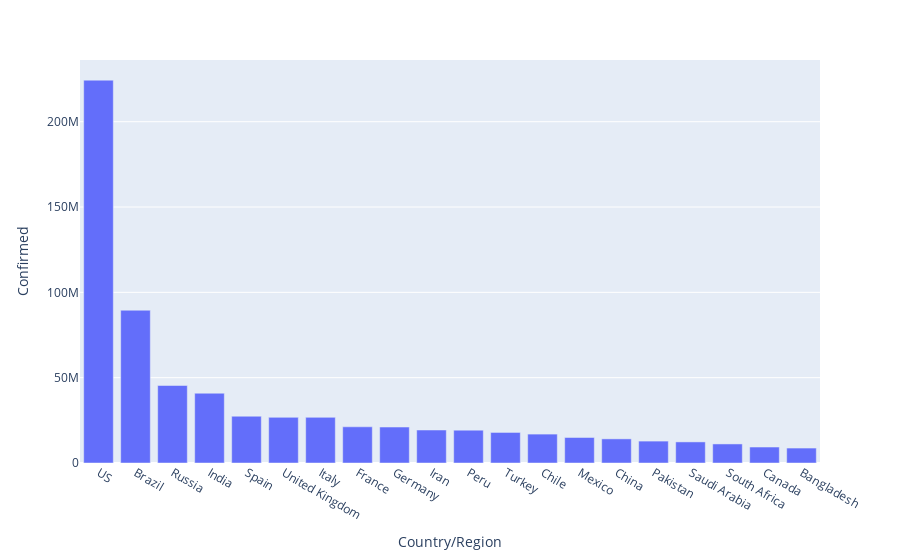
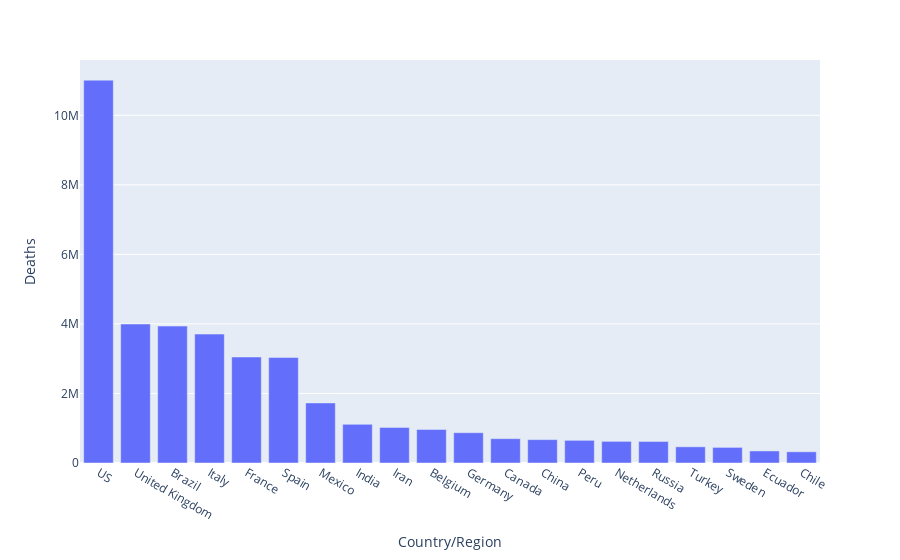
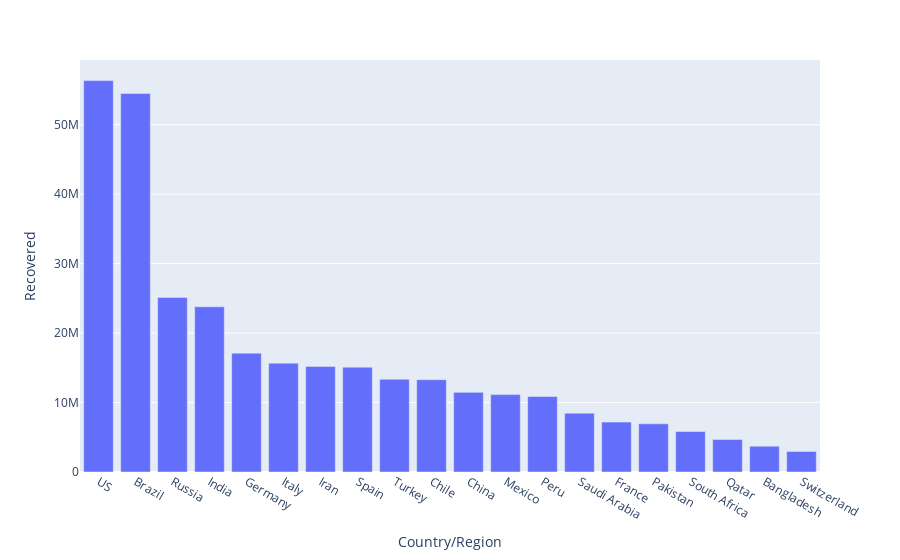
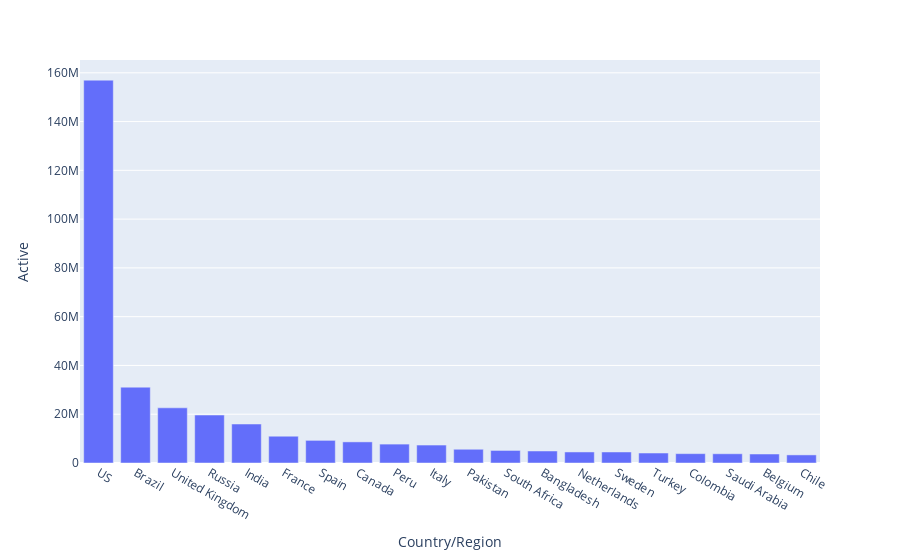

Notebook source saved alongside these figures, in order:
### Code cell
top_20={}
for i in df_country.columns:
    df_country_top_20= df.groupby('Country/Region')[i].sum().sort_values(ascending=False)[:20]
    fig= px.bar(df_country_top_20, x=df_country_top_20.index, y=i)
    top_20[i] = df_country_top_20
    fig.show()

### Figure 1 — Plotly figure (JSON) as saved in the notebook; plotly's stock layout.template omitted (floating-point values rounded to 4 significant figures)
{"data": [{"alignmentgroup": "True", "hovertemplate": "Country/Region=%{x}<br>Confirmed=%{y}<extra></extra>", "legendgroup": "", "marker": {"color": "#636efa", "pattern": {"shape": ""}}, "name": "", "offsetgroup": "", "orientation": "v", "showlegend": false, "textposition": "auto", "type": "bar", "x": ["US", "Brazil", "Russia", "India", "Spain", "United Kingdom", "Italy", "France", "Germany", "Iran", "Peru", "Turkey", "Chile", "Mexico", "China", "Pakistan", "Saudi Arabia", "South Africa", "Canada", "Bangladesh"], "xaxis": "x", "y": [224345948, 89524967, 45408411, 40883464, 27404045, 26748587, 26745145, 21210926, 21059152, 19339267, 19263916, 17903345, 16935654, 14946202, 14132002, 12833994, 12362961, 11168743, 9356551, 8754729], "yaxis": "y"}], "layout": {"barmode": "relative", "legend": {"tracegroupgap": 0}, "margin": {"t": 60}, "xaxis": {"anchor": "y", "domain": [0, 1], "title": {"text": "Country/Region"}}, "yaxis": {"anchor": "x", "domain": [0, 1], "title": {"text": "Confirmed"}}}}

### Figure 2 — Plotly figure (JSON) as saved in the notebook; plotly's stock layout.template omitted (floating-point values rounded to 4 significant figures)
{"data": [{"alignmentgroup": "True", "hovertemplate": "Country/Region=%{x}<br>Deaths=%{y}<extra></extra>", "legendgroup": "", "marker": {"color": "#636efa", "pattern": {"shape": ""}}, "name": "", "offsetgroup": "", "orientation": "v", "showlegend": false, "textposition": "auto", "type": "bar", "x": ["US", "United Kingdom", "Brazil", "Italy", "France", "Spain", "Mexico", "India", "Iran", "Belgium", "Germany", "Canada", "China", "Peru", "Netherlands", "Russia", "Turkey", "Sweden", "Ecuador", "Chile"], "xaxis": "x", "y": [11011411, 3997775, 3938034, 3707717, 3048524, 3033030, 1728277, 1111831, 1024136, 963679, 871322, 699566, 672413, 652113, 622314, 619385, 466056, 448913, 346618, 322480], "yaxis": "y"}], "layout": {"barmode": "relative", "legend": {"tracegroupgap": 0}, "margin": {"t": 60}, "xaxis": {"anchor": "y", "domain": [0, 1], "title": {"text": "Country/Region"}}, "yaxis": {"anchor": "x", "domain": [0, 1], "title": {"text": "Deaths"}}}}

### Figure 3 — Plotly figure (JSON) as saved in the notebook; plotly's stock layout.template omitted (floating-point values rounded to 4 significant figures)
{"data": [{"alignmentgroup": "True", "hovertemplate": "Country/Region=%{x}<br>Recovered=%{y}<extra></extra>", "legendgroup": "", "marker": {"color": "#636efa", "pattern": {"shape": ""}}, "name": "", "offsetgroup": "", "orientation": "v", "showlegend": false, "textposition": "auto", "type": "bar", "x": ["US", "Brazil", "Russia", "India", "Germany", "Italy", "Iran", "Spain", "Turkey", "Chile", "China", "Mexico", "Peru", "Saudi Arabia", "France", "Pakistan", "South Africa", "Qatar", "Bangladesh", "Switzerland"], "xaxis": "x", "y": [56353416, 54492873, 25120448, 23783720, 17107839, 15673910, 15200895, 15093583, 13345389, 13292593, 11466866, 11141225, 10862846, 8474107, 7182115, 6936003, 5836423, 4676443, 3714702, 2957883], "yaxis": "y"}], "layout": {"barmode": "relative", "legend": {"tracegroupgap": 0}, "margin": {"t": 60}, "xaxis": {"anchor": "y", "domain": [0, 1], "title": {"text": "Country/Region"}}, "yaxis": {"anchor": "x", "domain": [0, 1], "title": {"text": "Recovered"}}}}

### Figure 4 — Plotly figure (JSON) as saved in the notebook; plotly's stock layout.template omitted (floating-point values rounded to 4 significant figures)
{"data": [{"alignmentgroup": "True", "hovertemplate": "Country/Region=%{x}<br>Active=%{y}<extra></extra>", "legendgroup": "", "marker": {"color": "#636efa", "pattern": {"shape": ""}}, "name": "", "offsetgroup": "", "orientation": "v", "showlegend": false, "textposition": "auto", "type": "bar", "x": ["US", "Brazil", "United Kingdom", "Russia", "India", "France", "Spain", "Canada", "Peru", "Italy", "Pakistan", "South Africa", "Bangladesh", "Netherlands", "Sweden", "Turkey", "Colombia", "Saudi Arabia", "Belgium", "Chile"], "xaxis": "x", "y": [156981121, 31094060, 22624595, 19668578, 15987913, 10980287, 9277432, 8656985, 7748957, 7363518, 5633262, 5150341, 4924394, 4528235, 4524247, 4091900, 3832786, 3783704, 3689945, 3320581], "yaxis": "y"}], "layout": {"barmode": "relative", "legend": {"tracegroupgap": 0}, "margin": {"t": 60}, "xaxis": {"anchor": "y", "domain": [0, 1], "title": {"text": "Country/Region"}}, "yaxis": {"anchor": "x", "domain": [0, 1], "title": {"text": "Active"}}}}
